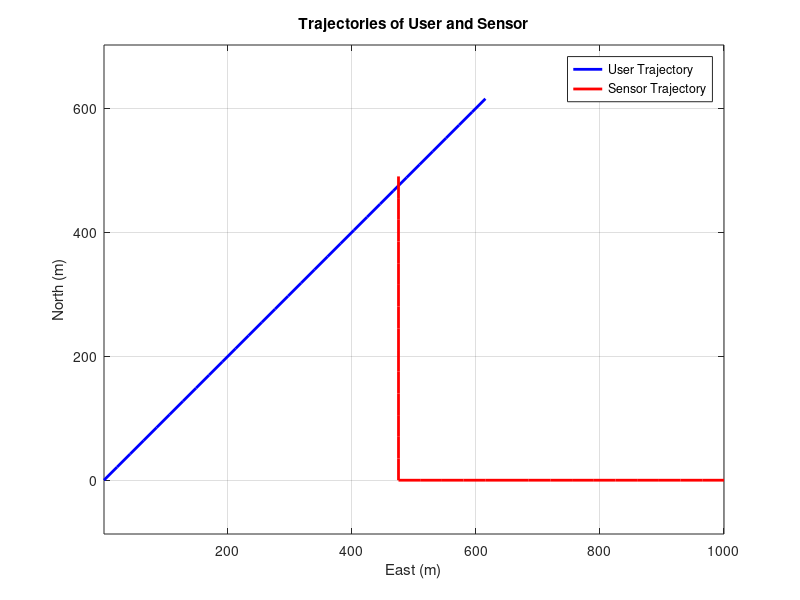
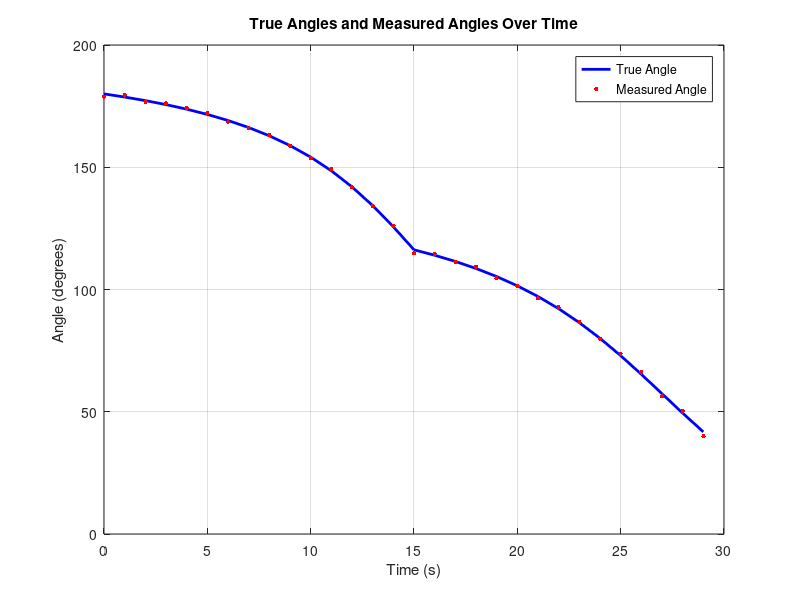
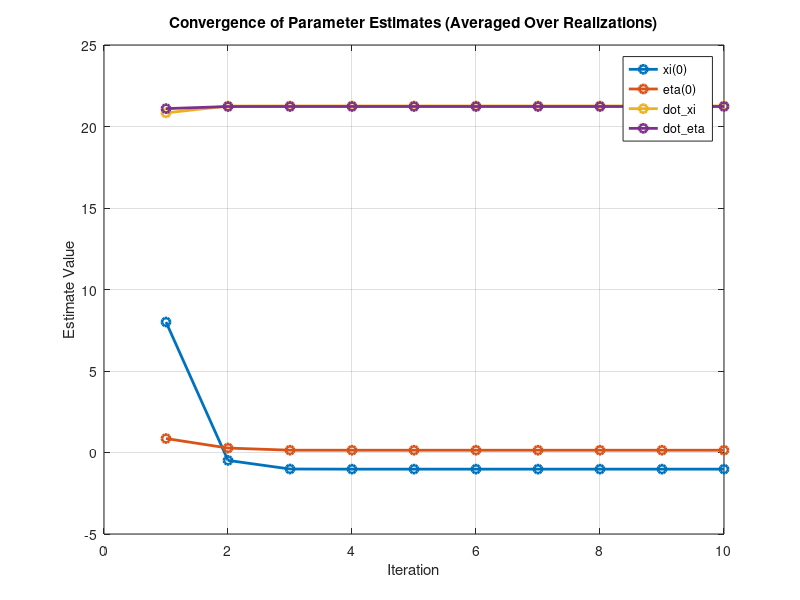

Recreate these plots in MATLAB, in order.


% Clear workspace and figures
close all; clc;

% Parameters
v_user = 30; % User speed in m/s
v_sensor = 35; % Sensor speed in m/s
t = 0:1:29; % Time vector from 0 to 29 seconds
sigma = pi / 180; % Standard deviation in radians (1 degree)
max_iter = 10; % Number of iterations for Newton's method
num_realizations = 1000; % Number of noise realizations

% True user parameters
true_xi0 = 0;
true_eta0 = 0;
true_dotxi = v_user * cosd(45);
true_doteta = v_user * sind(45);

% User trajectory (moving Northeast)
xi_u = true_xi0 + true_dotxi * t;
eta_u = true_eta0 + true_doteta * t;

% Sensor trajectory
xi_p = zeros(size(t));
eta_p = zeros(size(t));

for i = 1:length(t)
    if t(i) <= 15
        % Sensor moving West
        xi_p(i) = 1000 - v_sensor * t(i);
        eta_p(i) = 0;
    else
        % Sensor moving North
        xi_p(i) = 1000 - v_sensor * 15;
        eta_p(i) = v_sensor * (t(i) - 15);
    end
end

%% Plotting Trajectories
figure;
plot(xi_u, eta_u, 'b-', 'LineWidth', 2);
hold on;
plot(xi_p, eta_p, 'r-', 'LineWidth', 2);
legend('User Trajectory', 'Sensor Trajectory', 'Location', 'Best');
xlabel('East (m)');
ylabel('North (m)');
title('Trajectories of User and Sensor');
grid on;
axis equal;
% Save the figure
saveas(gcf, 'trajectories.png');

%% Plotting Angle Measurements
% Compute true angles
theta = atan2(eta_u - eta_p, xi_u - xi_p);

% Add measurement noise
rng('default'); % For reproducibility
w = sigma * randn(size(theta));
z = theta + w;

% Convert angles to degrees for plotting
theta_deg = theta * 180 / pi;
z_deg = z * 180 / pi;

% Plotting the angles
figure;
plot(t, theta_deg, 'b-', 'LineWidth', 2);
hold on;
plot(t, z_deg, 'r.', 'MarkerSize', 10);
legend('True Angle', 'Measured Angle', 'Location', 'Best');
xlabel('Time (s)');
ylabel('Angle (degrees)');
title('True Angles and Measured Angles Over Time');
grid on;
% Save the figure
saveas(gcf, 'angles.png');

%% Newton's Method for Parameter Estimation
t_est = 1:1:30; % Time vector from 1 to 30 seconds

% Sensor positions at t_est
xi_p_est = zeros(size(t_est));
eta_p_est = zeros(size(t_est));
% Corrected time indexing for sensor positions
for i = 1:length(t_est)
    ti = t_est(i) - 1; % Adjusted to match time indexing from 0 to 29
    if ti <= 15
        xi_p_est(i) = 1000 - v_sensor * ti;
        eta_p_est(i) = 0;
    else
        xi_p_est(i) = 1000 - v_sensor * 15;
        eta_p_est(i) = v_sensor * (ti - 15);
    end
end

% True user positions at t_est
xi_u_est = true_xi0 + true_dotxi * t_est;
eta_u_est = true_eta0 + true_doteta * t_est;

% True angles at t_est
theta_est = atan2(eta_u_est - eta_p_est, xi_u_est - xi_p_est);

% Preallocate arrays for estimates
estimates = zeros(4, max_iter, num_realizations);

for realization = 1:num_realizations
    rng(realization); % For reproducibility
    % Add measurement noise
    w = sigma * randn(size(theta_est));
    z = theta_est + w;

    % Initial estimate
    x_est = [10; 10; 20; 20]; % [xi(0); eta(0); dot_xi; dot_eta]

    % Iterative estimation
    for iter = 1:max_iter
        % Compute estimated positions
        xi_est = x_est(1) + x_est(3) * t_est;
        eta_est = x_est(2) + x_est(4) * t_est;

        % Compute estimated angles
        theta_pred = atan2(eta_est - eta_p_est, xi_est - xi_p_est);

        % Compute residuals
        res = z - theta_pred;

        % Compute Jacobian matrix J
        J = zeros(length(t_est), 4);
        % Corrected Jacobian computation
        for i = 1:length(t_est)
            delta_x = xi_est(i) - xi_p_est(i);
            delta_y = eta_est(i) - eta_p_est(i);
            denom = delta_x^2 + delta_y^2;

            % Corrected partial derivatives
            dtheta_dxi0 = -delta_y / denom;
            dtheta_deta0 = delta_x / denom;
            dtheta_ddotxi = dtheta_dxi0 * (t_est(i) - 1);
            dtheta_ddoteta = dtheta_deta0 * (t_est(i) - 1);

            J(i, :) = [dtheta_dxi0, dtheta_deta0, dtheta_ddotxi, dtheta_ddoteta];
        end

        % Compute gradient and Hessian
        grad = -(1 / sigma^2) * J' * res';
        Hessian = (1 / sigma^2) * (J' * J);

        % Update estimate
        delta_x = Hessian \ grad;
        x_est = x_est - delta_x;

        % Store estimates
        estimates(:, iter, realization) = x_est;
    end
end

% Compute mean estimates over realizations
mean_estimates = mean(estimates, 3);

% Display final mean estimate
disp('Estimated Parameters after iterations (averaged over realizations):');
disp(['xi(0): ', num2str(mean_estimates(1, end))]);
disp(['eta(0): ', num2str(mean_estimates(2, end))]);
disp(['dot_xi: ', num2str(mean_estimates(3, end))]);
disp(['dot_eta: ', num2str(mean_estimates(4, end))]);

% Plot convergence of estimates
figure;
plot(1:max_iter, mean_estimates(1, :), '-o', 'LineWidth', 2);
hold on;
plot(1:max_iter, mean_estimates(2, :), '-o', 'LineWidth', 2);
plot(1:max_iter, mean_estimates(3, :), '-o', 'LineWidth', 2);
plot(1:max_iter, mean_estimates(4, :), '-o', 'LineWidth', 2);
legend('xi(0)', 'eta(0)', 'dot\_xi', 'dot\_eta', 'Location', 'Best');
xlabel('Iteration');
ylabel('Estimate Value');
title('Convergence of Parameter Estimates (Averaged Over Realizations)');
grid on;
% Save the figure
saveas(gcf, 'convergence.png');
